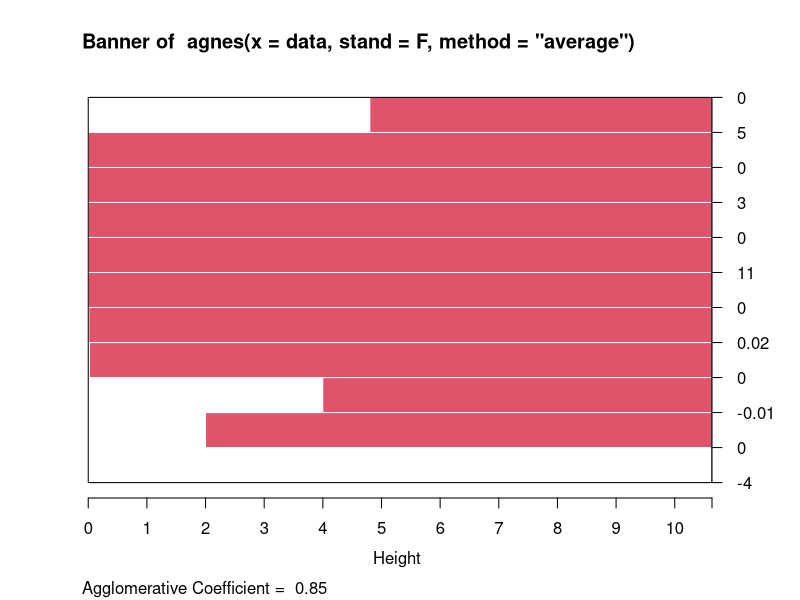
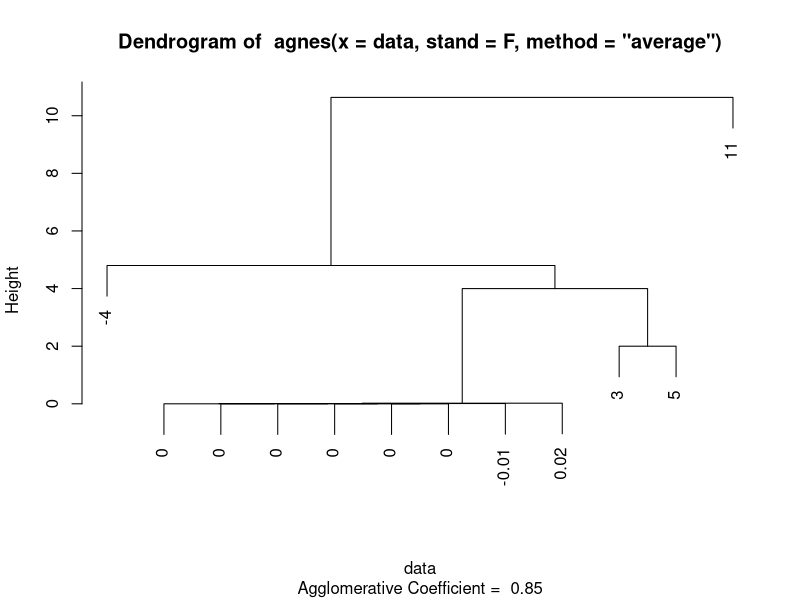

Reproduce these figures in R, in order. (Note: this script raises an error after producing the figures.)

require(cluster)

# Example 1: Fibonacci sequence)
data<- data.frame('x'= c(-4,0,-0.01,0,0.02,0,11,0,3,0,5,0))

ag <- agnes(data, method="average", stand=F)
summary(ag)
plot(ag,labels=data$x)

data<- data.frame('x'= c(-4,0,-0.01,0,0.02,0,11,0,3,0,5,0))

ag <- agnes(data, method="median", stand=F)
summary(ag)
plot(ag,labels=data$x)